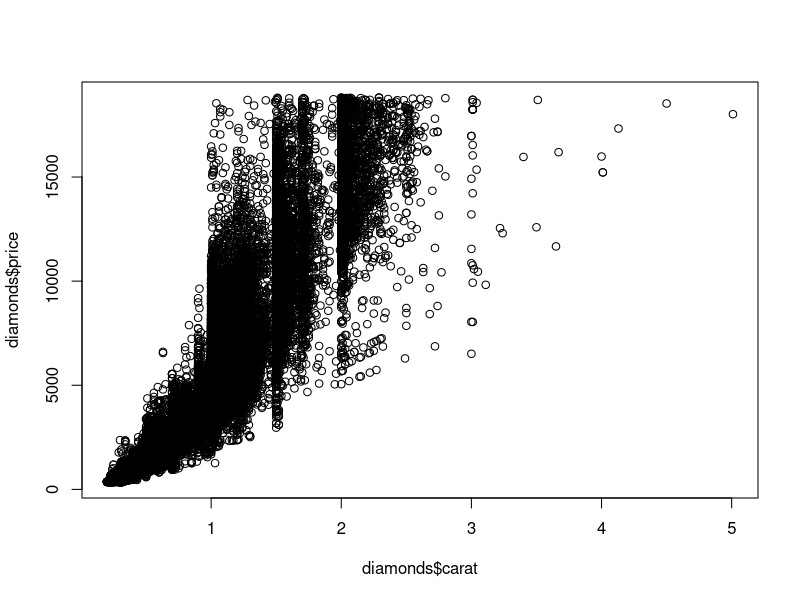
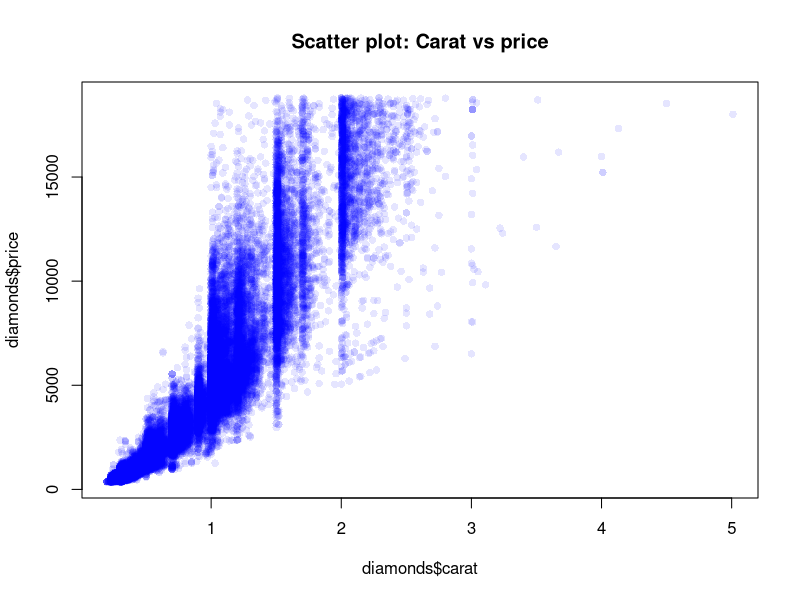
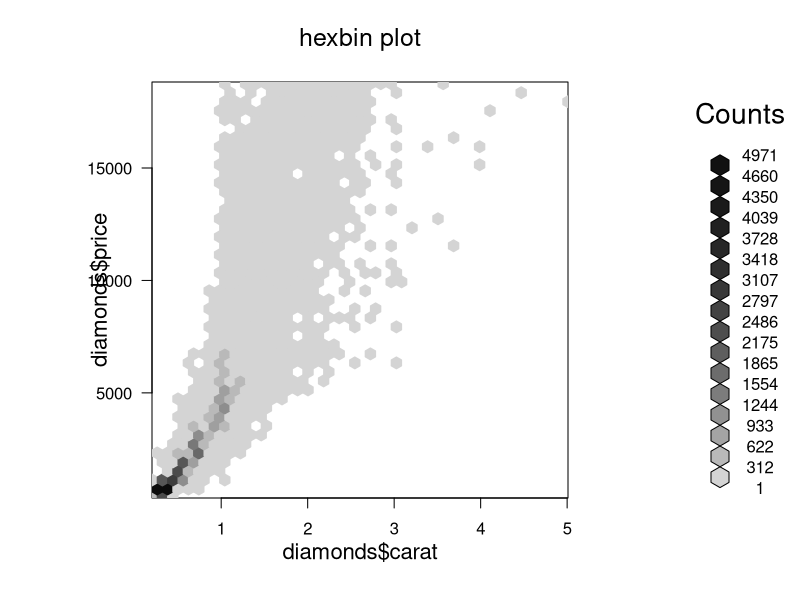
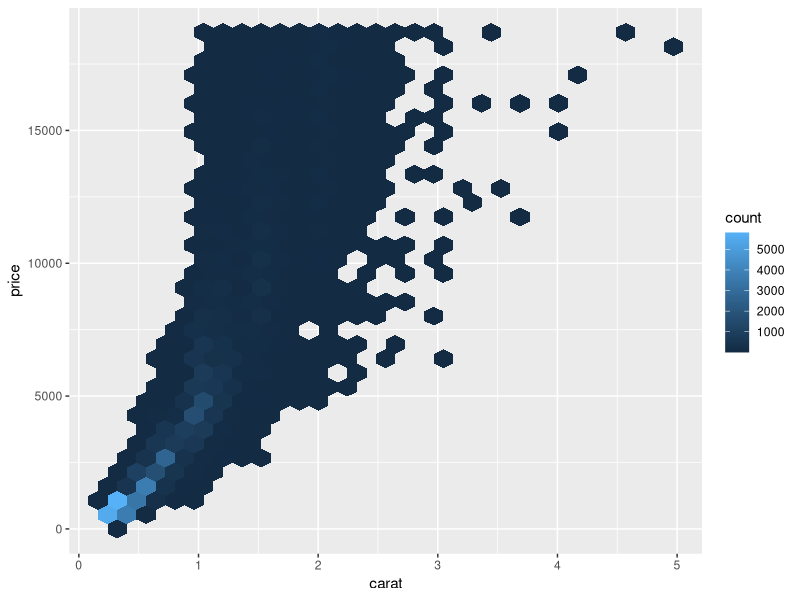
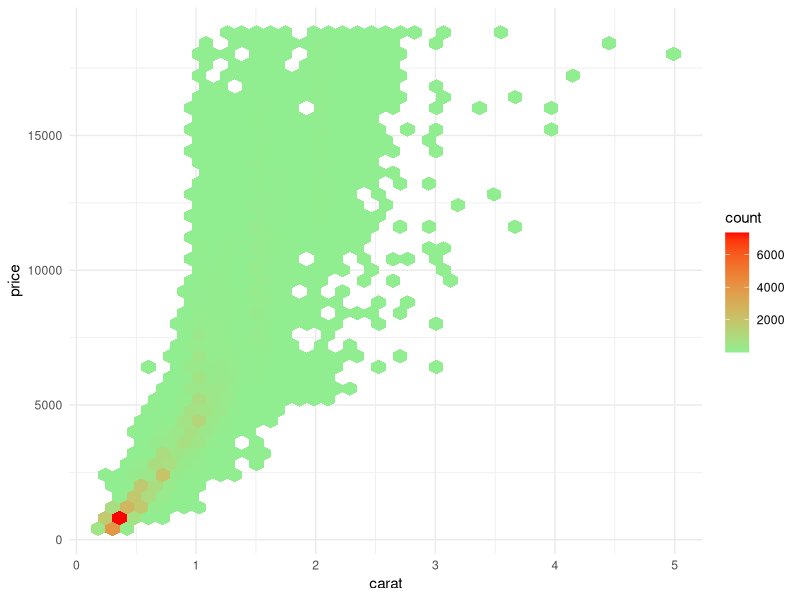
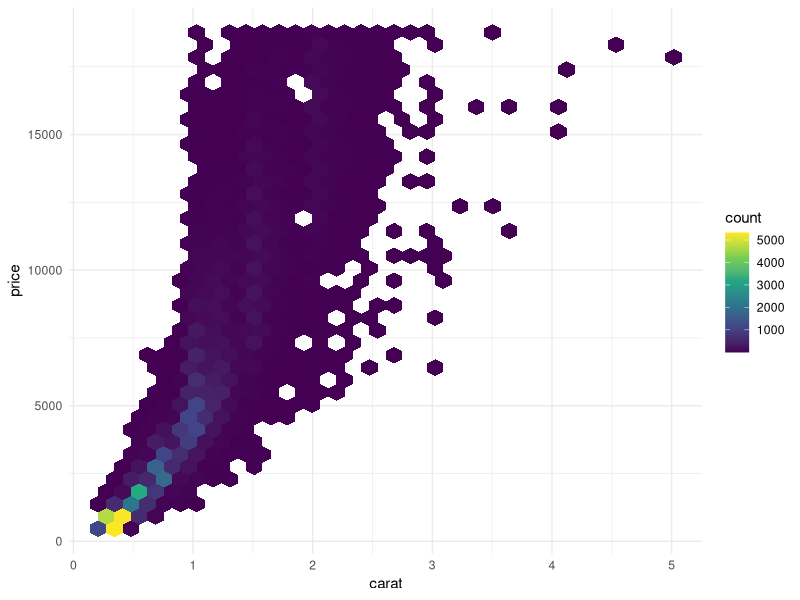
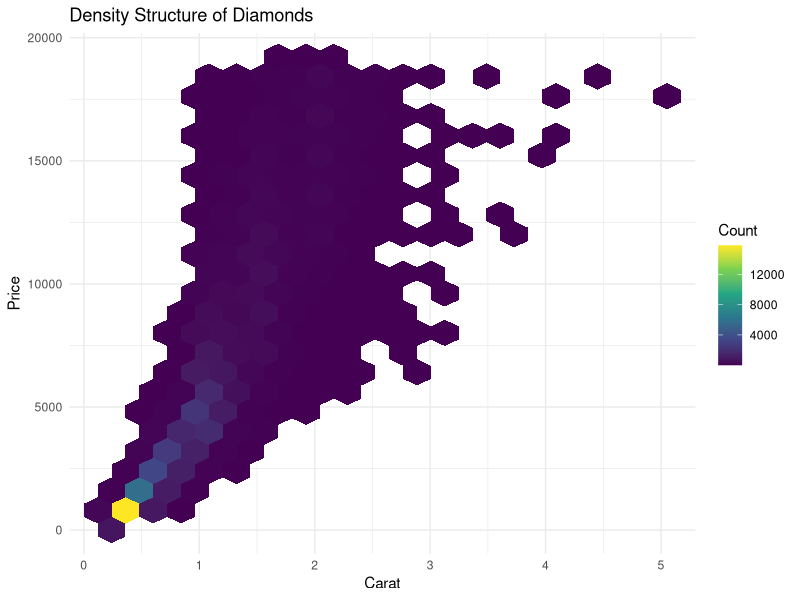
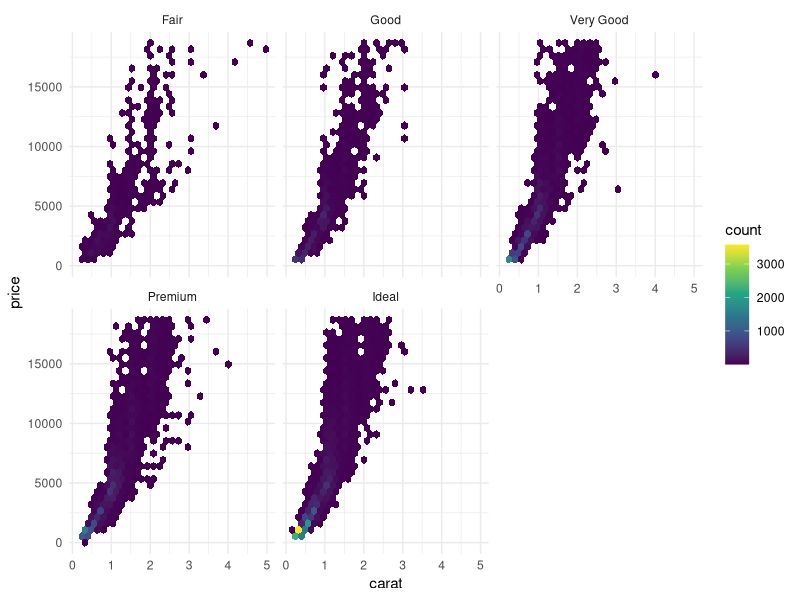

Reproduce these figures in R, in order.
#week-
data(diamonds)
data(package =.packages(all.available = TRUE))
library(ggplot2)
data(diamonds)
str(diamonds)
dim(diamonds)
?diamonds

#very basic scatter
plot(diamonds$carat, diamonds$price)

#improved scatter
plot(diamonds$carat, diamonds$price,col=rgb(0,0,1,0.1),pch=16,main = "Scatter plot: Carat vs price")

#Hexbin usingbase r
install.packages('hexbin')
library(hexbin)
hb<-hexbin(diamonds$carat, diamonds$price,xbins =40)
plot(hb, main = "hexbin plot")

#basic hexbin
ggplot(diamonds,aes(x=carat,y=price))+
  geom_hex()

#add color palette
ggplot(diamonds,aes(carat,price))+
  geom_hex(bins=40)+
  scale_fill_gradient(low="lightgreen",high ="red")+
  theme_minimal()

#professional palette(viridis)
ggplot(diamonds,aes(carat,price))+
  geom_hex(bins=35)+
  scale_fill_viridis_c()+
  theme_minimal()
#Add legend title
ggplot(diamonds, aes(carat, price))+ geom_hex(bins = 20)+
  scale_fill_viridis_c(name = "Count")+
  labs( title = "Density Structure of Diamonds", x="Carat", y = "Price") +
  theme_minimal()
#Faceted Hexbin
ggplot(diamonds, aes(carat, price))+ geom_hex() + scale_fill_viridis_c()+
  facet_wrap(~cut)+
  theme_minimal()
#log scale hexbin
ggplot(diamonds, aes(carat, price))+ geom_hex() + scale_fill_viridis_c()+
  scale_y_log10()+
  theme_minimal()

